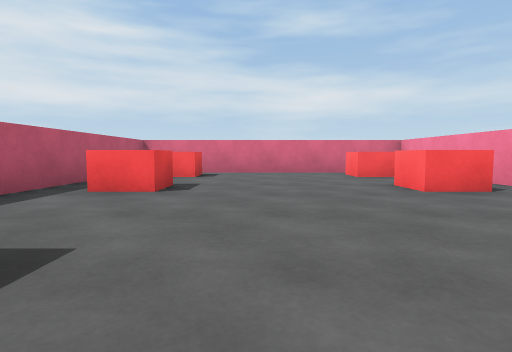
View 1 (above)

21 first-person views from a walk through a scene from a Unity 3-D project. The camera is 0.55 m above the floor, tilts 4° down and sees 80° across. The floor is counted in squares, 1 m on a side. Each view is taken from the middle of a square. On the plan, view 1 faces up. The plan holds only what a view shows up to about 9 squares ahead; the rest is blank. The player character is not drawn. Some surface patterns are stand-ins.

View 2
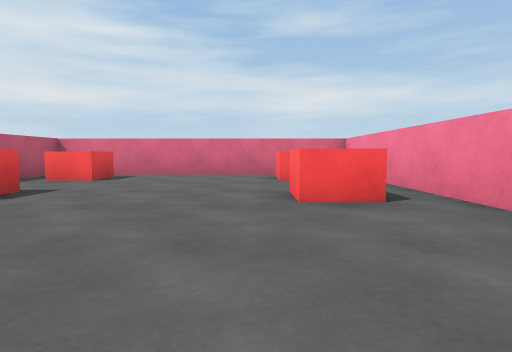

View 3
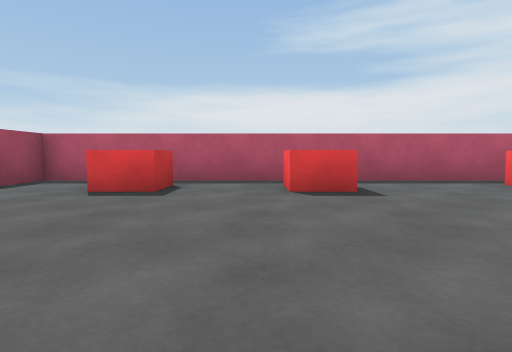

View 4
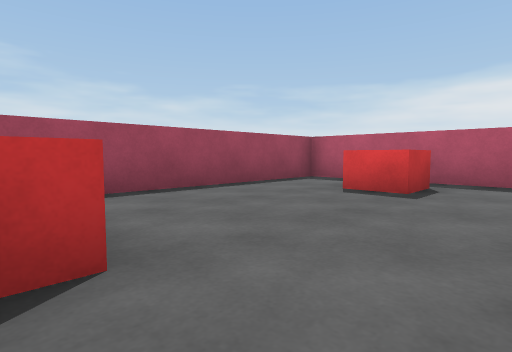

View 5
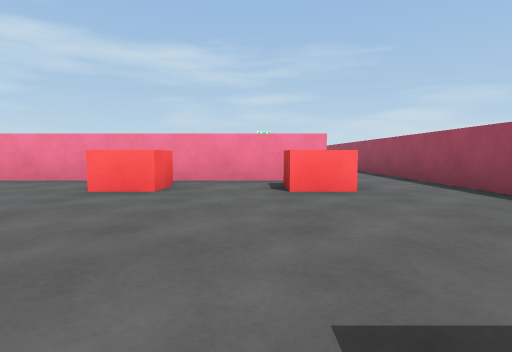

View 6
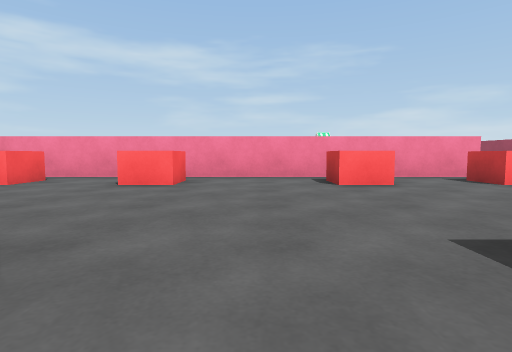

View 7
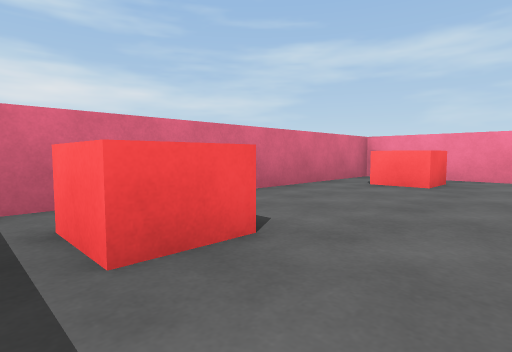

View 8
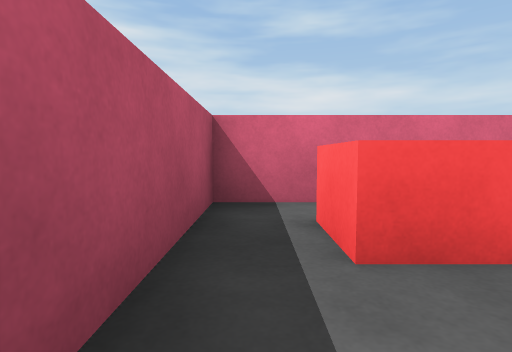

View 9
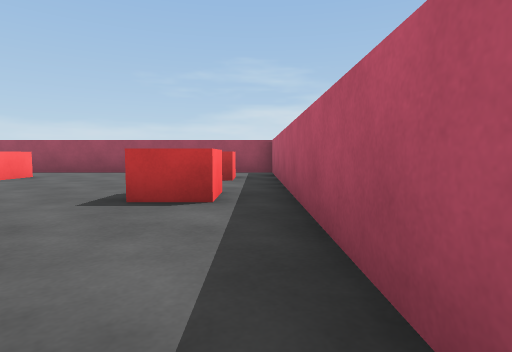

View 10
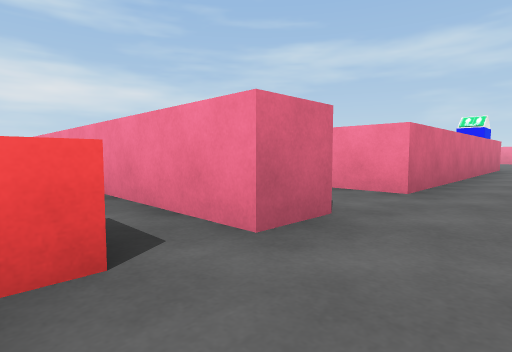

View 11
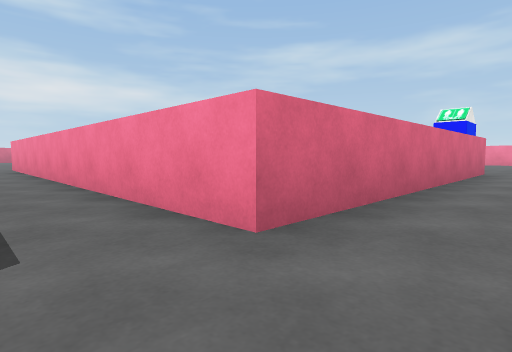

View 12
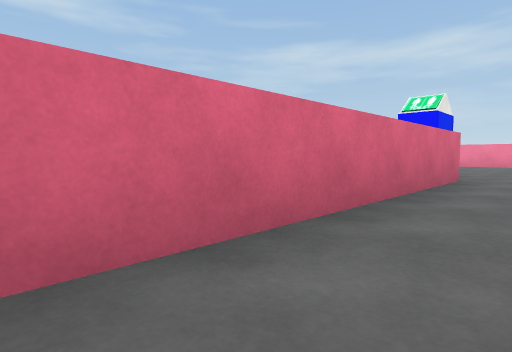

View 13
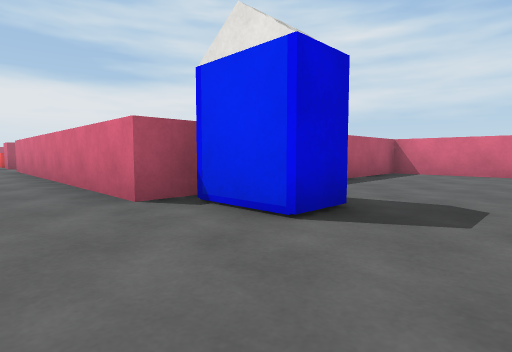

View 14
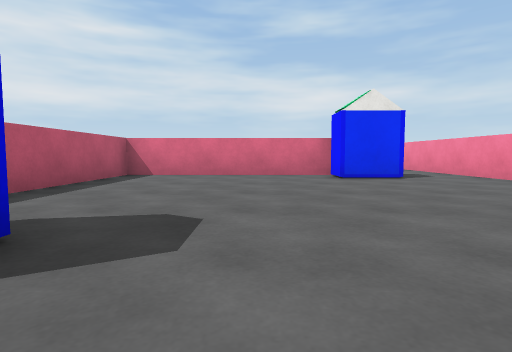

View 15
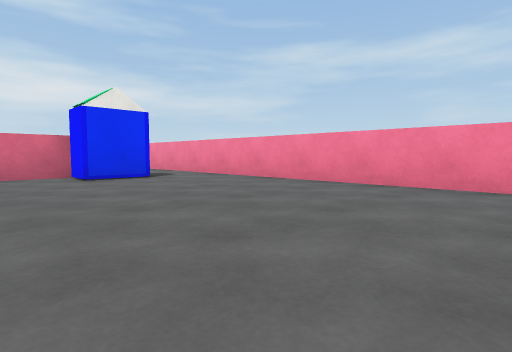

View 16
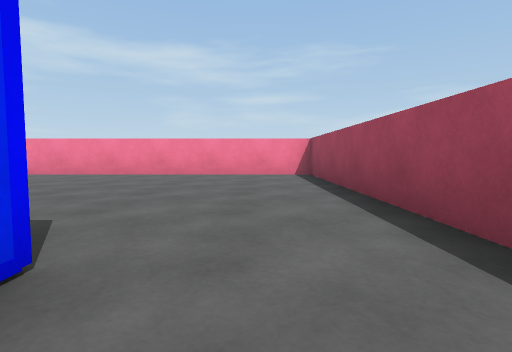

View 17
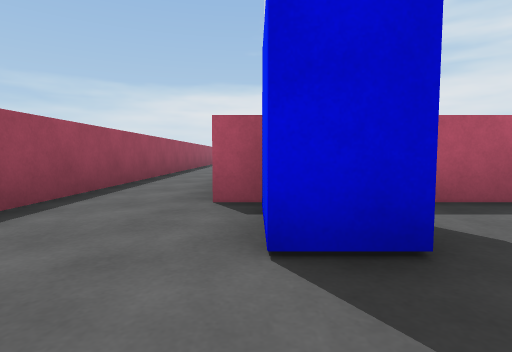

View 18
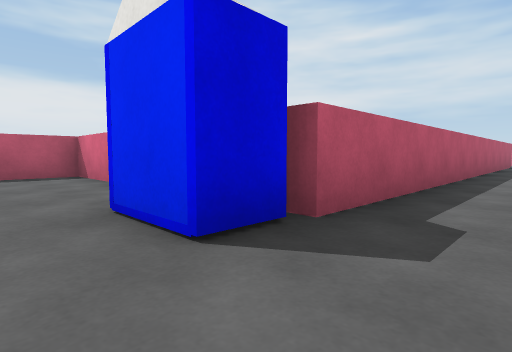

View 19
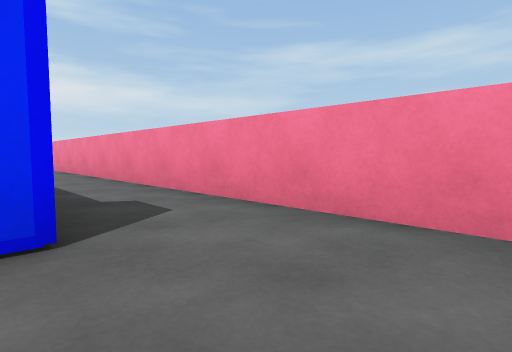

View 20
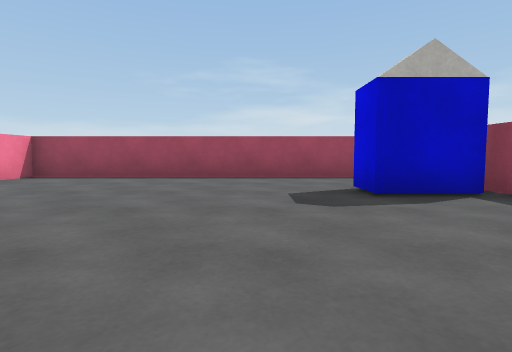

View 21
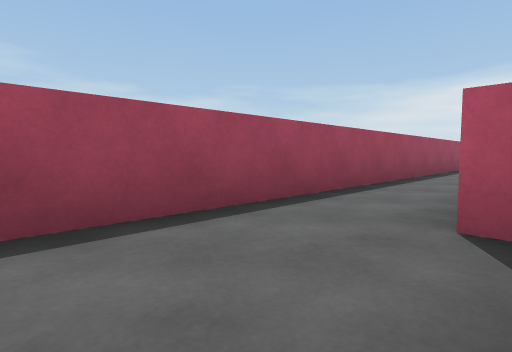

### Floor plan
Points are (right, up) in squares from view 1. A wall is a line through its corners. A room is listed if a view was taken in it or the views show most of it. See-through windows are left out.
Room 1 (views 1, 2, 3, 4, 5, 6, 7, 8, 9, 10)
walls: (4.5, -2.5) (4.5, 9.5) (-3.5, 9.5) (-3.5, -4.5) (4.5, -4.5)
ways out: opening at (5, -3.5) to room 2
objects: other object (-2, -2); other object (-2, 1); other object (-2, 5); other object (-2, 8); other object (3, -2); other object (3, 1); other object (3, 5); other object (3, 8)
Room 2 (views 11, 12, 13, 14, 15, 16, 17, 18, 19, 20, 21)
walls: (22.1, 5.3) (16.5, 5.3) (16.5, -2.5) (7.5, -2.5); (23.5, 14.4) (23.5, 5.4); (8.6, -4.5) (25.5, -4.5) (25.5, 12.2); (5.6, -2.5) (4.5, -2.5); (4.5, -4.5) (7, -4.5)
ways out: opening at (5, -3.5) to room 1; opening at (6.5, -3)
objects: other object (17, -2) to (18, -1); other object (22, 4) to (23, 5)

Positions as (right, up) in squares from view 1, and headings:
1: (0, 0), facing up
2: (2, 1), facing up
3: (3, 0), facing left
4: (3, 0), facing down-left
5: (-2, -1), facing right
6: (-3, 3), facing right
7: (-3, 6), facing up-right
8: (-3, 6), facing up
9: (-3, 5), facing down
10: (3, -4), facing up-right
11: (6, -4), facing up-right
12: (9, -4), facing up-right
13: (20, -4), facing up-left
14: (20, -3), facing up
15: (20, -3), facing up-right
16: (17, -3), facing right
17: (20, -2), facing left
18: (25, 3), facing up-left
19: (23, 2), facing up-right
20: (20, 3), facing down
21: (19, -2), facing down-left
